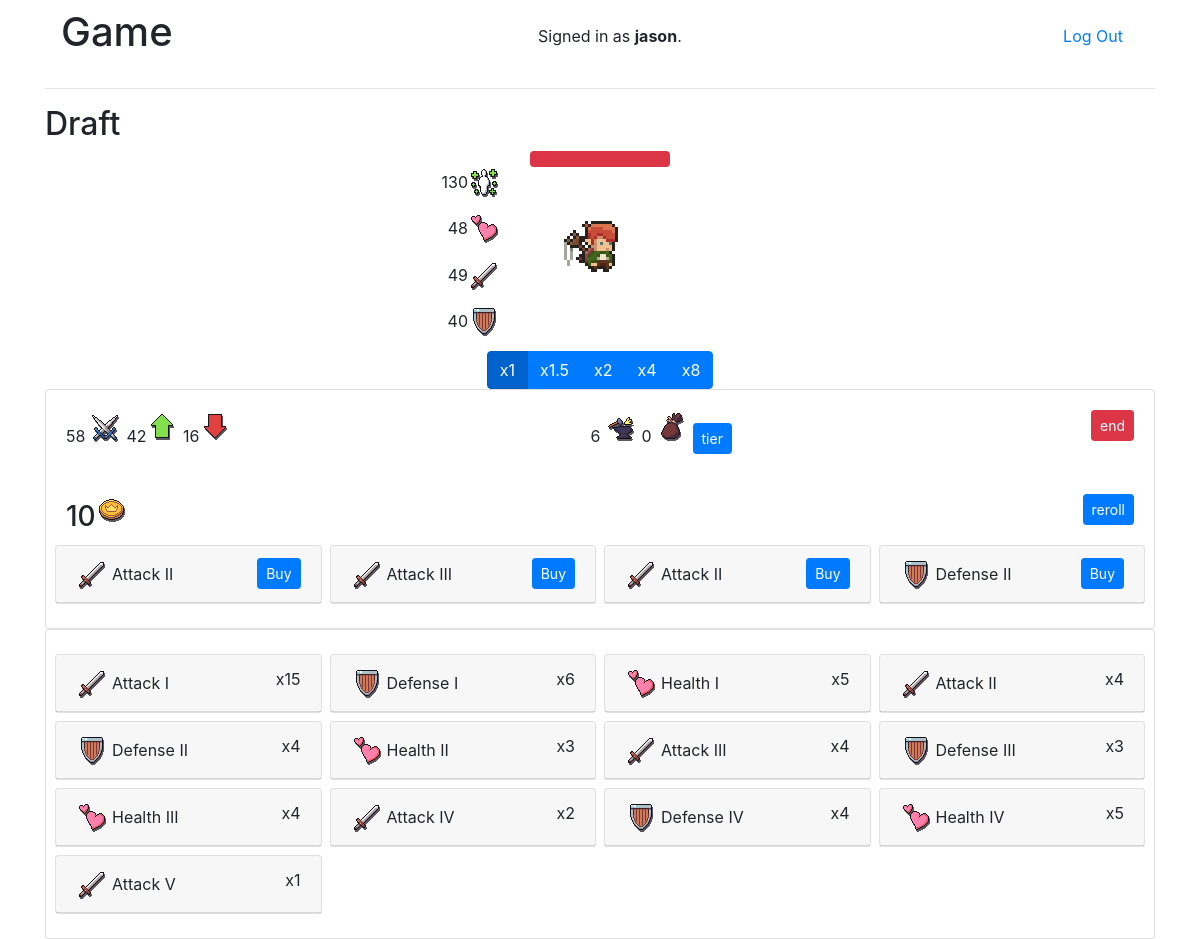
Page / (signed in) on the committed database.
### user/models.py (models this page shows)
class User(AbstractUser):
    objects = MyUserManager()
    player = models.OneToOneField(Player, on_delete=models.SET_NULL, null=True, blank=True, related_name="user")

### api/models.py (models this page shows, shortened)
class Item(models.Model):
    name = models.CharField(max_length=100)
    value = models.FloatField()
    tier = models.PositiveSmallIntegerField()
    type = models.ForeignKey(ItemType, on_delete=models.CASCADE, related_name="items")
    def serialize(self):
        return {
            "id":self.id,
            "name": self.name,
            "tier": self.tier,
            "type": self.type.serialize(),
            "value": self.value,
        }

### main/views.py (the view)
# urls.py: path("", views.index, name="index"),
def index(request):
    if request.user.is_authenticated:
        return render(request, "main/index.html", get_full_user_data(request))
    return render(request, "main/index.html")

### api/models.py (called while the page is built)
    def serialize(self):
        return {
            "name": self.name,
            "data": self.data.serialize(),
            "creature": self.creature.serialize()
        }

    def serialize(self):
        return {
            "name": self.name,
            "type": self.type,
            "icon": self.icon
        }

    def serialize(self):
        return {
            "wins": self.wins,
            "loss": self.loss,
            "round": self.round,
            "tier": self.tier,
            "tier_cost": self.tier_cost,
            "gold": self.gold,
            "store_list": self.store_list
        }

    def serialize(self):
        return {
            "name": self.name,
            "level": self.level,
            "health": self.max_health,
            "defense": self.defense,
            "attack": self.attack,
            "items": [item.serialize() for item in self.counts.order_by('item__tier', 'item__type', 'item__name').all()]
        }

    def serialize(self):
        return {
            **self.item.serialize(),
            "count": self.count
        }

### api/views.py (called while the page is built)
def get_session_data(request):
    state = request.session.get(SESSION_STATE, None)
    if state == STATE_COMBAT:
        return request.session.get(SESSION_COMBAT_LOG, None)
    return None

def get_full_user_data(request):
    user_data = request.user.player.serialize()
    user_data['state'] = request.session.get(SESSION_STATE, DEFAULT_STATE)
    session_data = get_session_data(request)
    if session_data:
        user_data.update(session_data)
    return user_data

### main/templates/main/index.html (shortened to what this page needs)
{% extends "main/layout.html" %}
{% block body %}
<div id="game" data-state="{{state}}">
    <h2 class="title">{{state}}</h2>
    <div id="combat">
        {% include 'main/combat.html' %}
    </div>
    {% if user.is_authenticated%}
    <div id="data">
        {% include 'main/data.html' %}
    </div>
    <div id="creature">
        {% include 'main/creature.html' %}
    </div>
    {% else %}
        <a href="{% url 'login' %}">Please Login</a>
    {% endif %}
</div>
{% endblock %}

### main/templates/main/layout.html (shortened to what this page needs)
{% load static %}
<!DOCTYPE html>
<html lang="en">
    <head>
        <link rel="stylesheet" href="https://stackpath.bootstrapcdn.com/bootstrap/4.4.1/css/bootstrap.min.css">
        <link href="{% static 'main/styles.css' %}" rel="stylesheet">
    </head>
    <body>
        <div class="container">
            <div class="navbar">
                <h1>Game</h1>
                <div>
                    {% if request.user.is_authenticated %}
                        Signed in as <strong>{{ user.username }}</strong>.
                    {% else %}
                        Not signed in.
                    {% endif %}
                </div>
                <ul class="nav">
                    {% if user.is_authenticated %}
                        <li class="nav-item">
                            <a class="nav-link" href="{% url 'logout' %}">Log Out</a>
                        </li>
                    {% endif %}
                </ul>
            </div>
        <hr>
            {% block body %}
            {% endblock %}
        </div>
    </body>
</html>

### main/templates/main/combat.html (shortened to what this page needs)
<div class="d-flex flex-column" data-state="wait">
    <div class="d-flex justify-content-center">
        {% include 'main/sprite.html' with tag='player' creature=creature type='user' %}
    </div>
    {% if user.is_authenticated%}
    <div class="d-flex justify-content-center" id="combat-buttons">
        <div class="btn-group" id="speed">
            <button data-speed="1" class="btn btn-primary active"></button>
            <button data-speed="1.5" class="btn btn-primary"></button>
            <button data-speed="2" class="btn btn-primary"></button>
            <button data-speed="4" class="btn btn-primary"></button>
            <button data-speed="8" class="btn btn-primary"></button>
        </div>
    </div>
    {% endif %}
</div>

### main/templates/main/sprite.html (shortened to what this page needs)
<div name="{{tag}}" class="sprite-container {{type}}">
    <div class="sprite-wrapper">
        <div class="sprite" data-tag="{{tag}}" data-type="idle"></div>
    </div>
    <div class="progress" role="progressbar" >
        <div class="progress-bar bg-danger" style="width:100%;"></div>
    </div>
    <div class="stats">
        <div><d name="level">{{creature.level}}</d><i class="level-icon" title="Level"></i></div>
        <div><d name="health">{{creature.health|floatformat:0}}</d><i class="health-icon" title="Health"></i></div>
        <div><d name="attack">{{creature.attack|floatformat:0}}</d><i class="attack-icon" title="Attack"></i></div>
        <div><d name="defense">{{creature.defense|floatformat:0}}</d><i class="defense-icon" title="Defense"></i></div>
    </div>
</div>

### main/templates/main/data.html
<div class="card">
    <div class="data">
        <div class="card-body d-flex justify-content-between">
            <div>
                <d name="round">{{data.round}}</d> <i class="round-icon" title="Round"></i>
                <d name="wins">{{data.wins}}</d><i class="win-icon" title="Wins"></i>
                <d name="loss">{{data.loss}}</d><i class="loss-icon" title="Loss"></i>
            </div>
            <div>
                <d name="tier">{{data.tier}}</d> <i class="tier-icon" title="Tier" id="tier-button"></i>
                <d name="tier_cost">{{data.tier_cost}}</d> <i class="cost-icon" title="Cost"></i>
                <button class="btn btn-primary btn-sm" name="buyTier">tier</button>
            </div>
            <div>
                <button class="btn btn-danger btn-sm" name="endTurn">end</button>
            </div>
        </div>
    </div>
    <div class="card-body">
        <div class="d-flex justify-content-between">
            <div>
                <h3><d name="gold">{{data.gold}}</d><i class="gold-icon" title="Gold"></i></h3>
            </div>
            <div>
                <button class="btn btn-primary btn-sm" name="reroll" width="50">reroll</button>
            </div>
        </div>
        <div class="list row" name="store_list">
            {% for item in data.store_list %}
                {% include 'main/item.html' with item=item buy=True index=forloop.counter%}
            {% endfor %}
        </div>
    </div>
</div>

### main/templates/main/item.html
<div class="col-md-3 col-sm-6 p-1" name="item" data-id="{{item.id}}">
    <div class="card" >
        <div class="card-header d-flex justify-content-between">
            <div class="d-flex align-content-center">
                <i class="{{item.type.icon}}" title="{{item.type.name}}"></i>
                <span class="text-center p-1 overflow-hidden text-nowrap" name="name">{{item.name}}</span>
            </div>
            <div>
                {% if buy %}
                <button class="btn btn-primary btn-sm" name="buy" data-id="{{item.id}}" data-index="{{forloop.counter0}}">Buy</button>
                {% endif %}
                <span name="count" class="count p1">{{item.count}}</span>
            </div>
        </div>
    </div>
</div>

### main/templates/main/creature.html
<div class="card">
    <div class="card-body">
        <div class="list row" name="items">
            {% for item in creature.items %}
                {% include 'main/item.html' with item=item %}
            {% endfor %}
        </div>
    </div>
</div>

### main/static/main/styles.css (style rules this page uses)
.attack-icon { width: 32px; height: 32px; display: inline-block; image-rendering: pixelated; image-rendering: -moz-crisp-edges; image-rendering: crisp-edges; background-position: -32px -160px; background-repeat: no-repeat; background-image: url("img/Icons.png"); }
.defense-icon { width: 32px; height: 32px; display: inline-block; image-rendering: pixelated; image-rendering: -moz-crisp-edges; image-rendering: crisp-edges; background-position: -32px -192px; background-repeat: no-repeat; background-image: url("img/Icons.png"); }
.health-icon { width: 32px; height: 32px; display: inline-block; image-rendering: pixelated; image-rendering: -moz-crisp-edges; image-rendering: crisp-edges; background-position: -192px 0px; background-repeat: no-repeat; background-image: url("img/Icons.png"); }
.gold-icon { width: 32px; height: 32px; display: inline-block; image-rendering: pixelated; image-rendering: -moz-crisp-edges; image-rendering: crisp-edges; background-position: -224px -384px; background-repeat: no-repeat; background-image: url("img/Icons.png"); }
.win-icon { width: 32px; height: 32px; display: inline-block; image-rendering: pixelated; image-rendering: -moz-crisp-edges; image-rendering: crisp-edges; background-position: 0px -64px; background-repeat: no-repeat; background-image: url("img/Icons.png"); }
.loss-icon { width: 32px; height: 32px; display: inline-block; image-rendering: pixelated; image-rendering: -moz-crisp-edges; image-rendering: crisp-edges; background-position: -32px -64px; background-repeat: no-repeat; background-image: url("img/Icons.png"); }
.tier-icon { width: 32px; height: 32px; display: inline-block; image-rendering: pixelated; image-rendering: -moz-crisp-edges; image-rendering: crisp-edges; background-position: -128px -128px; background-repeat: no-repeat; background-image: url("img/Icons.png"); }
.cost-icon { width: 32px; height: 32px; display: inline-block; image-rendering: pixelated; image-rendering: -moz-crisp-edges; image-rendering: crisp-edges; background-position: -192px -384px; background-repeat: no-repeat; background-image: url("img/Icons.png"); }
.round-icon { width: 32px; height: 32px; display: inline-block; image-rendering: pixelated; image-rendering: -moz-crisp-edges; image-rendering: crisp-edges; background-position: -288px -160px; background-repeat: no-repeat; background-image: url("img/Icons.png"); }
.level-icon { width: 32px; height: 32px; display: inline-block; image-rendering: pixelated; image-rendering: -moz-crisp-edges; image-rendering: crisp-edges; background-position: -160px -96px; background-repeat: no-repeat; background-image: url("img/Icons.png"); }
[data-tag=player][data-type=idle] { width: 64px; height: 64px; image-rendering: pixelated; image-rendering: -moz-crisp-edges; image-rendering: crisp-edges; background-image: url("img/idle.png"); background-repeat: no-repeat; transform: scale(3); animation: play calc(0.6s / var(--speed)) steps(4); animation-iteration-count: infinite; animation-fill-mode: forwards; }
:root { --speed: 1; }
.count:not(:empty)::before { content: "x"; }
#data { animation: show 1s forwards; }
.title { text-transform: capitalize; }
#combat #speed button::before { content: "x" attr(data-speed); }
.sprite-container { width: 200px; height: 200px; position: relative; display: flex; justify-content: center; align-items: center; }
.sprite-container .progress { position: absolute; top: 0; left: 15%; width: 70%; }
.sprite-container .progress .progress-bar { transition: width calc(0.6s / var(--speed)) ease !important; }
.sprite-container .stats { position: absolute; display: flex; flex-direction: column; justify-content: space-evenly; height: 100%; width: 80px; }
.sprite-container .stats div { display: flex; align-items: center; justify-content: end; }
.sprite-container.user .stats { left: -80px; }

### rows in the picture
User: username "jason"
Item: name "Attack II", name "Attack II"
Item: name "Attack III", name "Attack III"
Item: name "Defense II", name "Defense II"
Item: name "Attack I"
Item: name "Defense I"
Item: name "Health I"
Item: name "Health II"
Item: name "Defense III"
Item: name "Health III"
Item: name "Attack IV"
Item: name "Defense IV"
Item: name "Health IV"
Item: name "Attack V"

### other values in the picture
{{ state }} "Draft"
{{ creature.level }} "130"
{{ creature.health|floatformat:0 }} "48"
{{ creature.attack|floatformat:0 }} "49"
{{ creature.defense|floatformat:0 }} "40"
{{ data.round }} "58"
{{ data.wins }} "42"
{{ data.loss }} "16"
{{ data.tier }} "6"
{{ data.tier_cost }} "0"
{{ data.gold }} "10"
{{ item.count }} "15" "6" "5" "4" "4" "3" "4" "3" "4" "2" "4" "5" "1"
